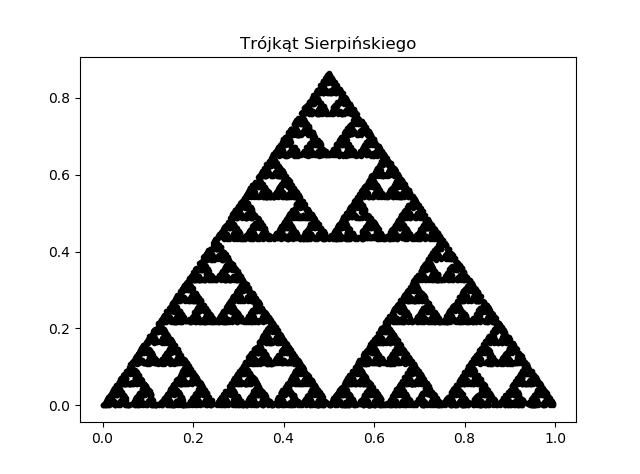

Recreate this plot in Python.
from scipy import linspace, polyfit, randn
from matplotlib.pyplot import plot, title, show , legend
from random import randint

x, y = 0, 0
xpoints = []
ypoints = []
xpoints.append(x)
ypoints.append(y)
m = [[0.5, 0, 0, 0.5, 0.0, 0], [0.5, 0, 0, 0.5, 0.5, 0], [0.5, 0, 0, 0.5, 0.25, ((3.)**(1/2))/4]]
p = [1./3, 1./3, 1./3]

for _ in range(10000):
    i = randint(0, 2)
    x_new = m[i][0]*x + m[i][1]*y + m[i][4]
    y_new = m[i][2]*x + m[i][3]*y + m[i][5] 
    xpoints.append(x_new)
    ypoints.append(y_new)
    x = x_new
    y = y_new

title('Trójkąt Sierpińskiego')
plot(xpoints,ypoints,'k.')
show()
